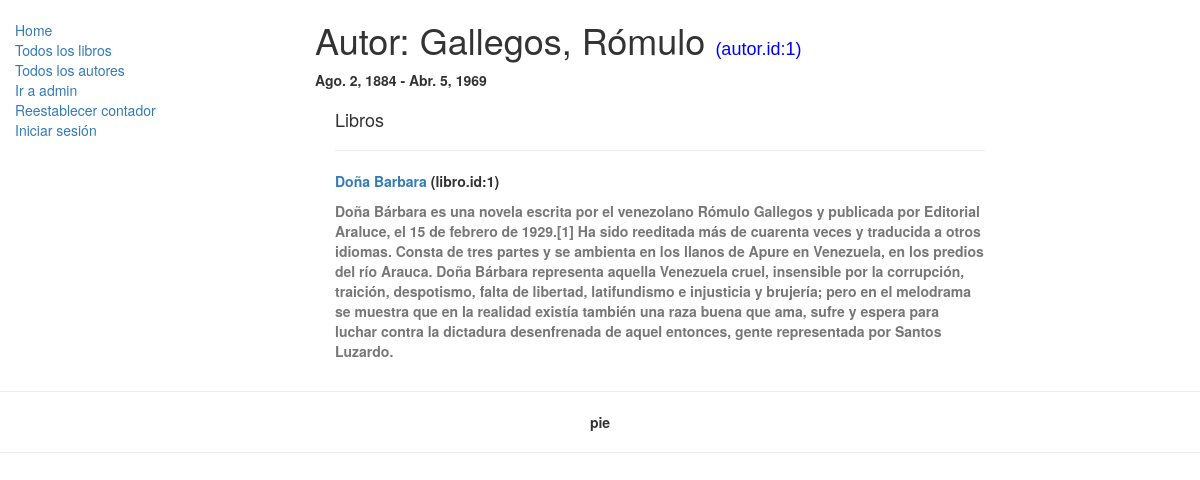
Page /catalogo/autor/1 on the earlier database version.
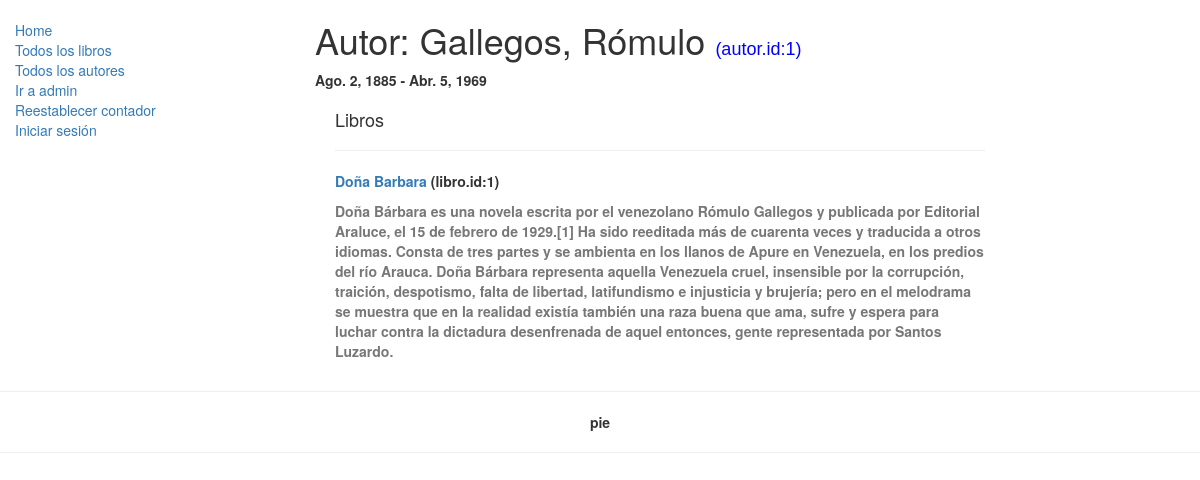
Same page on the later database version.
### catalogo/models.py (models this page shows, shortened)
class Autor(models.Model):
    nombre = models.CharField(max_length=100)
    apellido = models.CharField(max_length=100)
    nacimiento = models.DateField(null=True, blank=True)
    muerte = models.DateField('Muerte', null=True, blank=True)
    def __str__(self):
        return '%s, %s' % (self.apellido, self.nombre)
    class Meta:
        ordering = ['apellido']

### catalogo/views.py (the view)
# urls.py: urlpatterns = [path('', views.inicio, name='vistaHome'), path('libros/', views.LibroVistaLista.as_view(), name='todosLoslibros'), path('libros/conbarbara', views.LibroVistaListaConBarbara.as_view(), n
class VistaDetalladaGenAutor(generic.DetailView):
    model = Autor

### catalogo/models.py (called while the page is built)
    def get_absolute_url(self):
        return reverse('detallesDeLibro', args=[str(self.id)])#Para las vistas detalladas que requieren el id de una instancia de este modelo como parámetro en la url, el parámetro name de la función path en el mapeador urls.py debe tener este #nombre ('detallesDeLibro') de url respectivo a dicha vista detallada genérica, de lo contrario se presentará la excepción: Reverse for 'detallesDeLibro' not found. 'libroDetalles' is not a valid view function or pattern name.

### catalogo/templates/catalogo/autor_detail.html
{% extends "base1.html" %}
{% block content %}
  <h1>Autor: {{ autor }} <span style="font-family: Arial; font-size: 18px; color: blue;">(autor.id:{{ autor.id }})</span></h1>
  <p><strong>{{ autor.nacimiento }} - {{ autor.muerte }}</p>
  <div style="margin-left:20px;margin-top:20px">
    <h4>Libros</h4>
    {% for libro in autor.libro_set.all %}
    <hr>
    <p><a href="{{ libro.get_absolute_url }}">{{ libro.titulo }}</a> (libro.id:{{ libro.id }})</p>
    <p class="text-muted">{{libro.descripcion}}</p>
    {% endfor %}
  </div>
{% endblock %}

Differences in the rows shown:
changed Autor "Gallegos, Rómulo": nacimiento "Ago. 2, 1884" → "Ago. 2, 1885"
